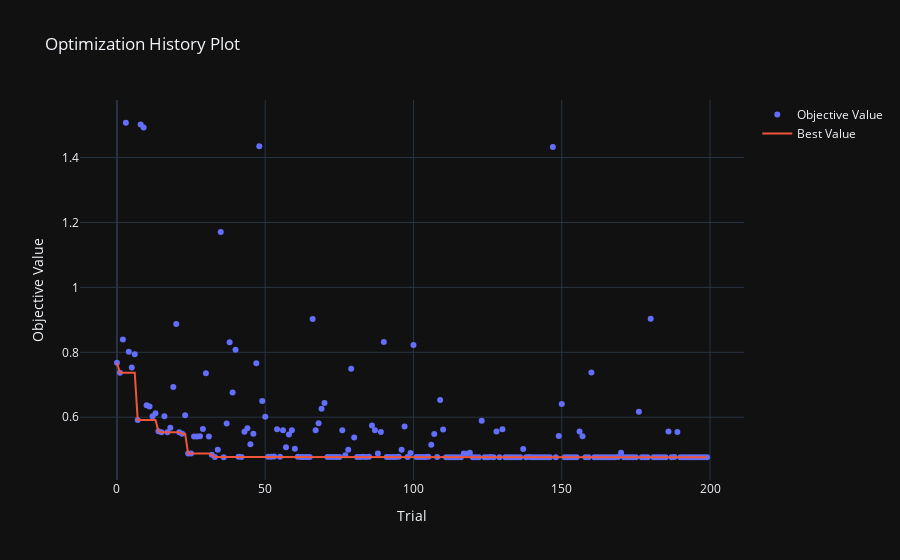

Notebook cell for this chart:
### Code cell
fig = plot_optimization_history(study_rf)
fig.show()

### Figure 1 — Plotly figure (JSON) as saved in the notebook; plotly's stock layout.template omitted (floating-point values rounded to 4 significant figures; data arrays with more than 128 entries replaced by an {"elided": "..."} marker saying what was removed)
{"data": [{"mode": "markers", "name": "Objective Value", "type": "scatter", "x": {"elided": "200 int values"}, "y": {"elided": "200 float values"}}, {"mode": "lines", "name": "Best Value", "type": "scatter", "x": {"elided": "200 int values"}, "y": {"elided": "200 float values"}}, {"marker": {"color": "#cccccc"}, "mode": "markers", "name": "Infeasible Trial", "showlegend": false, "type": "scatter", "x": [], "y": []}], "layout": {"title": {"text": "Optimization History Plot"}, "xaxis": {"title": {"text": "Trial"}}, "yaxis": {"title": {"text": "Objective Value"}}}}
